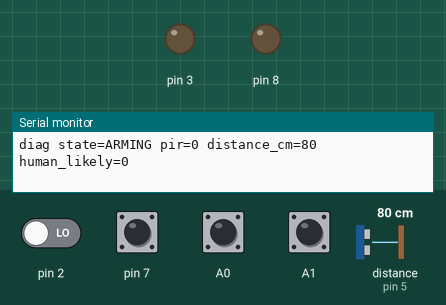
This program was run on a simulated Arduino Uno, built with avr-gcc and run on an emulated ATmega328P. Parts: output pins drawn as LEDs (lit = HIGH), the last lines printed to the serial monitor. Wiring (inferred from the names in the program): ultrasonic range finder: trigger pin 4; echo pin 5. Dashed ring = blinking. Inputs (shaded band) come from the test bench; at power-on: A0, A1, pin 7 HIGH, pin 2 LOW, distance to the obstacle (sensor on pin 5) 80 cm. The echo pulse lasts 58.3 µs per cm; the modem accepts every AT command (registered, SIM ready, sends succeed) and sends nothing else; pins used as bus, display or sensor lines are not drawn.

Above: at 2.2 s.
2.3 s: A0 pulled LOW for 0.15 s
At 2.39 s:
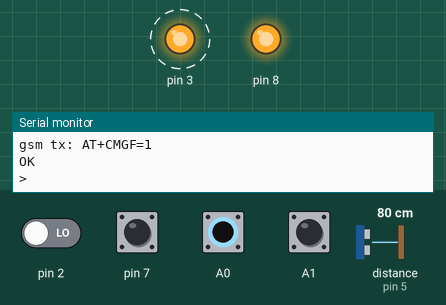
Timing chart, 0 to 11.3 s (numbered marks = the images above; inputs shaded):
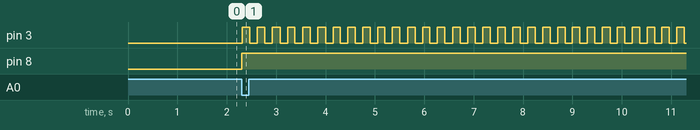

The program:

main.cpp
```cpp
#include <Arduino.h>

#include "Alarm.h"
#include "CameraTrigger.h"
#include "Config.h"
#include "GsmNotifier.h"
#include "Sensors.h"

enum class SystemState : uint8_t {
  Arming,
  Armed,
  DisarmWindow,
  Alarm,
  Disarmed,
};

SecuritySensors sensors;
AlarmOutput alarmOutput;
GsmNotifier gsmNotifier;
CameraTrigger cameraTrigger;

SystemState state = SystemState::Arming;
unsigned long stateStartedMs = 0;
unsigned long lastSensorReadMs = 0;
unsigned long lastAlarmMs = 0;
unsigned long lastAuthPulseMs = 0;
unsigned long lastAuthFailPulseMs = 0;
unsigned long lastAuthActionMs = 0;
unsigned long lastDiagnosticsMs = 0;
AlarmReason pendingReason = AlarmReason::Intrusion;
SensorSnapshot latestSnapshot;

void enterState(SystemState next);

void serviceEmergencyOutputs() {
  alarmOutput.update();
  cameraTrigger.update();
}

const __FlashStringHelper *stateName(SystemState current) {
  switch (current) {
  case SystemState::Arming:
    return F("ARMING");
  case SystemState::Armed:
    return F("ARMED");
  case SystemState::DisarmWindow:
    return F("DISARM_WINDOW");
  case SystemState::Alarm:
    return F("ALARM");
  case SystemState::Disarmed:
    return F("DISARMED");
  }

  return F("UNKNOWN");
}

const __FlashStringHelper *alarmReasonName(AlarmReason reason) {
  switch (reason) {
  case AlarmReason::Intrusion:
    return F("INTRUSION");
  case AlarmReason::BreakIn:
    return F("BREAK_IN");
  }

  return F("UNKNOWN");
}

bool authAccepted() {
  const unsigned long now = millis();
  if (digitalRead(Pins::AuthOk) != LOW &&
      digitalRead(Pins::TelegramDisarm) != LOW) {
    return false;
  }

  if (now - lastAuthPulseMs < Timing::AuthPulseDebounceMs) {
    return false;
  }

  lastAuthPulseMs = now;
  return true;
}

bool authFailDetected() {
  const unsigned long now = millis();
  if (digitalRead(Pins::AuthFailAlarm) != LOW) {
    return false;
  }

  if (now - lastAuthFailPulseMs < Timing::AuthFailPulseDebounceMs) {
    return false;
  }

  lastAuthFailPulseMs = now;
  return true;
}

void handleAuthAction() {
  const unsigned long now = millis();
  if (!authAccepted() ||
      now - lastAuthActionMs < Timing::AuthActionCooldownMs) {
    return;
  }

  lastAuthActionMs = now;
  if (state == SystemState::Disarmed) {
    enterState(SystemState::Arming);
  } else {
    enterState(SystemState::Disarmed);
  }
}

void enterState(SystemState next) {
  state = next;
  stateStartedMs = millis();
  digitalWrite(Pins::AuthWindow,
               next == SystemState::DisarmWindow || next == SystemState::Alarm
                   ? HIGH
                   : LOW);

  if (next != SystemState::Alarm) {
    alarmOutput.stop();
  }
}

void triggerEmergency(AlarmReason reason) {
  const unsigned long now = millis();
  if (now - lastAlarmMs < Timing::AlarmCooldownMs && state == SystemState::Alarm) {
    return;
  }

  pendingReason = reason;
  lastAlarmMs = now;
  enterState(SystemState::Alarm);
  alarmOutput.start(reason);
  cameraTrigger.requestCapture();
  const bool alertSent = gsmNotifier.sendAlert(reason);
  if (Developer::DiagnosticsEnabled) {
    Serial.println(alertSent ? F("main: gsm alert complete")
                             : F("main: gsm alert incomplete"));
  }
}

void setup() {
  Serial.begin(9600);
  pinMode(Pins::AuthOk, INPUT_PULLUP);
  pinMode(Pins::AuthFailAlarm, INPUT_PULLUP);
  pinMode(Pins::TelegramDisarm, INPUT_PULLUP);
  pinMode(Pins::AuthWindow, OUTPUT);
  digitalWrite(Pins::AuthWindow, LOW);
  sensors.begin();
  alarmOutput.begin();
  cameraTrigger.begin();
  gsmNotifier.setServiceCallback(serviceEmergencyOutputs);
  gsmNotifier.begin();
  enterState(SystemState::Arming);
}

void loop() {
  alarmOutput.update();
  cameraTrigger.update();
  handleAuthAction();
  if (authFailDetected()) {
    triggerEmergency(AlarmReason::BreakIn);
  }

  const unsigned long now = millis();
  if (state == SystemState::Disarmed) {
    if (Developer::DiagnosticsEnabled &&
        now - lastDiagnosticsMs >= Timing::DiagnosticsMs) {
      lastDiagnosticsMs = now;
      Serial.println(F("diag state=DISARMED"));
    }
    return;
  }

  if (state == SystemState::Arming &&
      now - stateStartedMs >= Timing::ArmExitDelayMs) {
    enterState(SystemState::Armed);
  }

  if (now - lastSensorReadMs < Timing::SensorPollMs) {
    return;
  }
  lastSensorReadMs = now;

  latestSnapshot = sensors.read();
  if (Developer::DiagnosticsEnabled &&
      now - lastDiagnosticsMs >= Timing::DiagnosticsMs) {
    lastDiagnosticsMs = now;
    Serial.print(F("diag state="));
    Serial.print(stateName(state));
    Serial.print(F(" pir="));
    Serial.print(latestSnapshot.pirMotion ? 1 : 0);
    Serial.print(F(" distance_cm="));
    Serial.print(latestSnapshot.distanceCm);
    Serial.print(F(" human_likely="));
    Serial.print(latestSnapshot.humanLikely ? 1 : 0);
    if (state == SystemState::Alarm) {
      Serial.print(F(" reason="));
      Serial.print(alarmReasonName(pendingReason));
    }
    Serial.println();
  }

  if (state == SystemState::Armed && latestSnapshot.humanLikely) {
    enterState(SystemState::DisarmWindow);
    return;
  }

  if (state == SystemState::DisarmWindow &&
      now - stateStartedMs >= Timing::DisarmWindowMs) {
    triggerEmergency(AlarmReason::Intrusion);
  }
}
```

Alarm.h
```cpp
#pragma once

#include <Arduino.h>

enum class AlarmReason : uint8_t {
  Intrusion,
  BreakIn,
};

class AlarmOutput {
public:
  void begin();
  void start(AlarmReason reason);
  void stop();
  void update();
  bool active() const { return active_; }

private:
  bool active_ = false;
  AlarmReason reason_ = AlarmReason::Intrusion;
  unsigned long lastToggleMs_ = 0;
  bool buzzerOn_ = false;
};
```

CameraTrigger.h
```cpp
#pragma once

#include <Arduino.h>

class CameraTrigger {
public:
  void begin();
  void requestCapture();
  void update();

private:
  bool pulsing_ = false;
  unsigned long pulseStartedMs_ = 0;
};
```

GsmNotifier.h
```cpp
#pragma once

#include <Arduino.h>
#include <SoftwareSerial.h>

#include "Alarm.h"

class GsmNotifier {
public:
  GsmNotifier();
  void begin();
  bool sendAlert(AlarmReason reason);
  void setServiceCallback(void (*callback)());

private:
  bool initializeModem();
  bool waitForReady(unsigned long timeoutMs);
  bool sendSms(AlarmReason reason);
  bool placeCall();
  bool sendCommand(const __FlashStringHelper *command, const char *expected,
                   unsigned long timeoutMs);
  bool sendCommand(const char *command, const char *expected,
                   unsigned long timeoutMs);
  bool waitForResponse(const char *expected, unsigned long timeoutMs);
  bool waitForAnyResponse(const char *expectedA, const char *expectedB,
                          unsigned long timeoutMs, const char **matched);
  void waitWithService(unsigned long durationMs);
  void service();
  void drainInput();
  void printDiagnostic(const __FlashStringHelper *message) const;
  void printDiagnostic(const char *message) const;

  SoftwareSerial sim800_;
  void (*serviceCallback_)() = nullptr;
};
```

Sensors.h
```cpp
#pragma once

#include <Arduino.h>

struct SensorSnapshot {
  bool pirMotion = false;
  uint16_t distanceCm = 0;
  bool humanLikely = false;
};

class SecuritySensors {
public:
  void begin();
  SensorSnapshot read();

private:
  uint16_t readDistanceCm() const;
  uint8_t humanSamples_ = 0;
};
```

Alarm.cpp
```cpp
#include "Alarm.h"

#include "Config.h"

void AlarmOutput::begin() {
  pinMode(Pins::Buzzer, OUTPUT);
  digitalWrite(Pins::Buzzer, LOW);
}

void AlarmOutput::start(AlarmReason reason) {
  active_ = true;
  reason_ = reason;
  lastToggleMs_ = 0;
}

void AlarmOutput::stop() {
  active_ = false;
  buzzerOn_ = false;
  digitalWrite(Pins::Buzzer, LOW);
}

void AlarmOutput::update() {
  if (!active_) {
    return;
  }

  const unsigned long now = millis();
  const unsigned long intervalMs = reason_ == AlarmReason::BreakIn ? 150 : 250;
  if (now - lastToggleMs_ < intervalMs) {
    return;
  }

  lastToggleMs_ = now;
  buzzerOn_ = !buzzerOn_;
  digitalWrite(Pins::Buzzer, buzzerOn_ ? HIGH : LOW);
}
```

CameraTrigger.cpp
```cpp
#include "CameraTrigger.h"

#include "Config.h"

void CameraTrigger::begin() {
  pinMode(Pins::CameraTrigger, OUTPUT);
  digitalWrite(Pins::CameraTrigger, LOW);
}

void CameraTrigger::requestCapture() {
  digitalWrite(Pins::CameraTrigger, HIGH);
  pulsing_ = true;
  pulseStartedMs_ = millis();
}

void CameraTrigger::update() {
  if (pulsing_ && millis() - pulseStartedMs_ >= Timing::CameraPulseMs) {
    digitalWrite(Pins::CameraTrigger, LOW);
    pulsing_ = false;
  }
}
```

GsmNotifier.cpp
```cpp
#include "GsmNotifier.h"

#include <string.h>

#include "Config.h"

GsmNotifier::GsmNotifier()
    : sim800_(Pins::Sim800Rx, Pins::Sim800Tx) {}

void GsmNotifier::begin() {
  sim800_.begin(9600);
  delay(1000);
  initializeModem();
}

bool GsmNotifier::sendAlert(AlarmReason reason) {
  const bool smsSent = sendSms(reason);
  const bool callPlaced = placeCall();
  return smsSent && callPlaced;
}

void GsmNotifier::setServiceCallback(void (*callback)()) {
  serviceCallback_ = callback;
}

bool GsmNotifier::initializeModem() {
  printDiagnostic(F("gsm: initializing"));
  const bool ready = waitForReady(Timing::GsmRegistrationTimeoutMs);
  const bool echoOff =
      sendCommand(F("ATE0"), "OK", Timing::GsmCommandTimeoutMs);
  const bool textMode =
      sendCommand(F("AT+CMGF=1"), "OK", Timing::GsmCommandTimeoutMs);
  const bool registered =
      sendCommand(F("AT+CREG?"), "+CREG: 0,1", Timing::GsmCommandTimeoutMs) ||
      sendCommand(F("AT+CREG?"), "+CREG: 0,5", Timing::GsmCommandTimeoutMs);

  if (!ready || !echoOff || !textMode || !registered) {
    printDiagnostic(F("gsm: init incomplete"));
    return false;
  }

  printDiagnostic(F("gsm: ready"));
  return true;
}

bool GsmNotifier::waitForReady(unsigned long timeoutMs) {
  const unsigned long startedMs = millis();
  while (millis() - startedMs < timeoutMs) {
    if (sendCommand(F("AT"), "OK", Timing::GsmCommandTimeoutMs)) {
      return true;
    }
    waitWithService(1000);
  }

  return false;
}

bool GsmNotifier::sendSms(AlarmReason reason) {
  printDiagnostic(F("gsm: sending sms"));
  if (!sendCommand(F("AT+CMGF=1"), "OK", Timing::GsmCommandTimeoutMs)) {
    return false;
  }

  sim800_.print(F("AT+CMGS=\""));
  sim800_.print(Secrets::AlertPhoneNumber);
  sim800_.println(F("\""));
  if (!waitForResponse(">", Timing::GsmSmsPromptTimeoutMs)) {
    printDiagnostic(F("gsm: sms prompt timeout"));
    return false;
  }

  sim800_.print(reason == AlarmReason::BreakIn
                    ? F("ALERT: repeated auth failures indicate break-in")
                    : F("ALERT: confirmed intrusion detected"));
  sim800_.write(26);

  const char *matched = nullptr;
  const bool accepted = waitForAnyResponse("+CMGS:", "ERROR",
                                           Timing::GsmSmsSendTimeoutMs,
                                           &matched);
  if (!accepted || strcmp(matched, "ERROR") == 0) {
    printDiagnostic(F("gsm: sms failed"));
    return false;
  }

  waitForResponse("OK", Timing::GsmCommandTimeoutMs);
  printDiagnostic(F("gsm: sms accepted"));
  return true;
}

bool GsmNotifier::placeCall() {
  printDiagnostic(F("gsm: placing call"));
  sim800_.print(F("ATD"));
  sim800_.print(Secrets::AlertPhoneNumber);
  sim800_.println(F(";"));

  const char *matched = nullptr;
  const bool dialAccepted =
      waitForAnyResponse("OK", "ERROR", Timing::GsmCommandTimeoutMs, &matched);
  if (!dialAccepted || strcmp(matched, "ERROR") == 0) {
    printDiagnostic(F("gsm: call failed"));
    return false;
  }

  waitWithService(Timing::GsmCallDurationMs);
  const bool hungUp =
      sendCommand(F("ATH"), "OK", Timing::GsmCommandTimeoutMs);
  printDiagnostic(hungUp ? F("gsm: call complete") : F("gsm: hangup failed"));
  return hungUp;
}

bool GsmNotifier::sendCommand(const __FlashStringHelper *command,
                              const char *expected,
                              unsigned long timeoutMs) {
  drainInput();
  if (Developer::GsmCommandEcho) {
    Serial.print(F("gsm tx: "));
    Serial.println(command);
  }
  sim800_.println(command);
  return waitForResponse(expected, timeoutMs);
}

bool GsmNotifier::sendCommand(const char *command, const char *expected,
                              unsigned long timeoutMs) {
  drainInput();
  if (Developer::GsmCommandEcho) {
    Serial.print(F("gsm tx: "));
    Serial.println(command);
  }
  sim800_.println(command);
  return waitForResponse(expected, timeoutMs);
}

bool GsmNotifier::waitForResponse(const char *expected,
                                  unsigned long timeoutMs) {
  const char *matched = nullptr;
  return waitForAnyResponse(expected, "ERROR", timeoutMs, &matched) &&
         strcmp(matched, expected) == 0;
}

bool GsmNotifier::waitForAnyResponse(const char *expectedA,
                                     const char *expectedB,
                                     unsigned long timeoutMs,
                                     const char **matched) {
  char response[128] = {};
  uint8_t len = 0;
  const unsigned long startedMs = millis();

  while (millis() - startedMs < timeoutMs) {
    service();
    while (sim800_.available()) {
      const char c = static_cast<char>(sim800_.read());
      if (Developer::GsmCommandEcho) {
        Serial.write(c);
      }

      if (len < sizeof(response) - 1) {
        response[len++] = c;
        response[len] = '\0';
      } else {
        memmove(response, response + 1, sizeof(response) - 2);
        response[sizeof(response) - 2] = c;
        response[sizeof(response) - 1] = '\0';
      }

      if (strstr(response, expectedA) != nullptr) {
        *matched = expectedA;
        return true;
      }
      if (strstr(response, expectedB) != nullptr) {
        *matched = expectedB;
        return true;
      }
    }
  }

  return false;
}

void GsmNotifier::waitWithService(unsigned long durationMs) {
  const unsigned long startedMs = millis();
  while (millis() - startedMs < durationMs) {
    service();
    delay(10);
  }
}

void GsmNotifier::service() {
  if (serviceCallback_ != nullptr) {
    serviceCallback_();
  }
}

void GsmNotifier::drainInput() {
  while (sim800_.available()) {
    sim800_.read();
  }
}

void GsmNotifier::printDiagnostic(
    const __FlashStringHelper *message) const {
  if (Developer::DiagnosticsEnabled) {
    Serial.println(message);
  }
}

void GsmNotifier::printDiagnostic(const char *message) const {
  if (Developer::DiagnosticsEnabled) {
    Serial.println(message);
  }
}
```

Sensors.cpp
```cpp
#include "Sensors.h"

#include "Config.h"

void SecuritySensors::begin() {
  pinMode(Pins::Pir, INPUT);
  pinMode(Pins::UltrasonicTrig, OUTPUT);
  pinMode(Pins::UltrasonicEcho, INPUT);
}

SensorSnapshot SecuritySensors::read() {
  SensorSnapshot snapshot;
  snapshot.pirMotion = digitalRead(Pins::Pir) == HIGH;
  snapshot.distanceCm = readDistanceCm();
  const bool distanceLooksHuman =
      snapshot.distanceCm >= Thresholds::MinHumanDistanceCm &&
      snapshot.distanceCm <= Thresholds::MaxHumanDistanceCm;

  if (snapshot.pirMotion && distanceLooksHuman) {
    if (humanSamples_ < Thresholds::IntrusionConfirmSamples) {
      ++humanSamples_;
    }
  } else if (humanSamples_ > 0) {
    --humanSamples_;
  }

  snapshot.humanLikely = humanSamples_ >= Thresholds::IntrusionConfirmSamples;
  return snapshot;
}

uint16_t SecuritySensors::readDistanceCm() const {
  digitalWrite(Pins::UltrasonicTrig, LOW);
  delayMicroseconds(2);
  digitalWrite(Pins::UltrasonicTrig, HIGH);
  delayMicroseconds(10);
  digitalWrite(Pins::UltrasonicTrig, LOW);

  const unsigned long durationUs =
      pulseIn(Pins::UltrasonicEcho, HIGH, 30000UL);
  if (durationUs == 0) {
    return 0;
  }

  return static_cast<uint16_t>(durationUs / 58UL);
}
```

Config.h
```cpp
#pragma once

#include <Arduino.h>

namespace Pins {
constexpr uint8_t Pir = 2;
constexpr uint8_t Buzzer = 3;
constexpr uint8_t UltrasonicTrig = 4;
constexpr uint8_t UltrasonicEcho = 5;
constexpr uint8_t CameraTrigger = 6;
constexpr uint8_t AuthOk = 7;
constexpr uint8_t AuthWindow = 8;
constexpr uint8_t Sim800Tx = 9;
constexpr uint8_t Sim800Rx = 10;
constexpr uint8_t AuthFailAlarm = A0;
constexpr uint8_t TelegramDisarm = A1;
} // namespace Pins

namespace Timing {
constexpr unsigned long SensorPollMs = 250;
constexpr unsigned long DiagnosticsMs = 1000;
constexpr unsigned long ArmExitDelayMs = 10000;
constexpr unsigned long DisarmWindowMs = 10000;
constexpr unsigned long AlarmCooldownMs = 30000;
constexpr unsigned long CameraPulseMs = 250;
constexpr unsigned long AuthPulseDebounceMs = 1000;
constexpr unsigned long AuthFailPulseDebounceMs = 1000;
constexpr unsigned long AuthActionCooldownMs = 5000;
constexpr unsigned long GsmCommandTimeoutMs = 3000;
constexpr unsigned long GsmSmsPromptTimeoutMs = 5000;
constexpr unsigned long GsmSmsSendTimeoutMs = 15000;
constexpr unsigned long GsmRegistrationTimeoutMs = 20000;
constexpr unsigned long GsmCallDurationMs = 15000;
} // namespace Timing

namespace Thresholds {
constexpr uint16_t MinHumanDistanceCm = 35;
constexpr uint16_t MaxHumanDistanceCm = 220;
constexpr uint8_t IntrusionConfirmSamples = 3;
} // namespace Thresholds

namespace Secrets {
constexpr const char *AlertPhoneNumber = "+60123456789";
} // namespace Secrets

namespace Developer {
constexpr bool DiagnosticsEnabled = true;
constexpr bool GsmCommandEcho = true;
} // namespace Developer
```

Measured:
- after the input at 2.3 s, pin 3: alternates HIGH for 0.15 s and LOW for 0.15 s, starting at once; pin 8: LOW → HIGH at once
